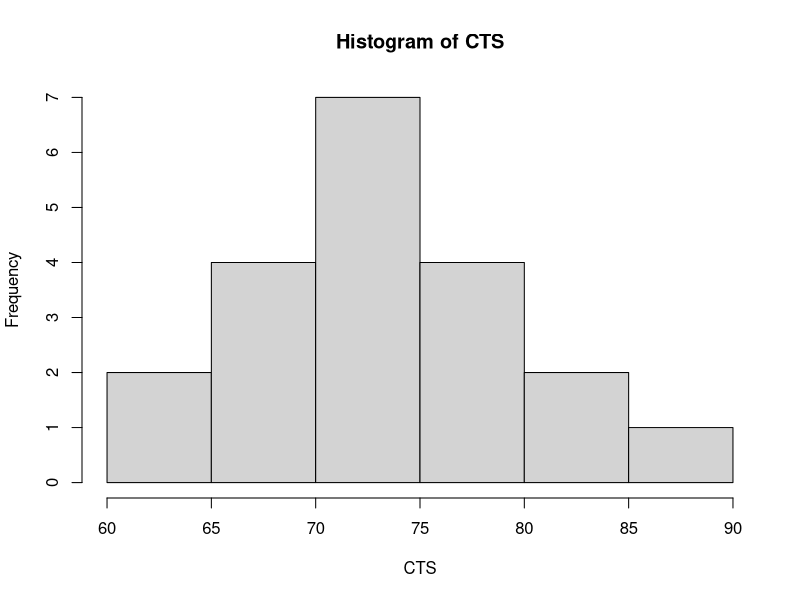
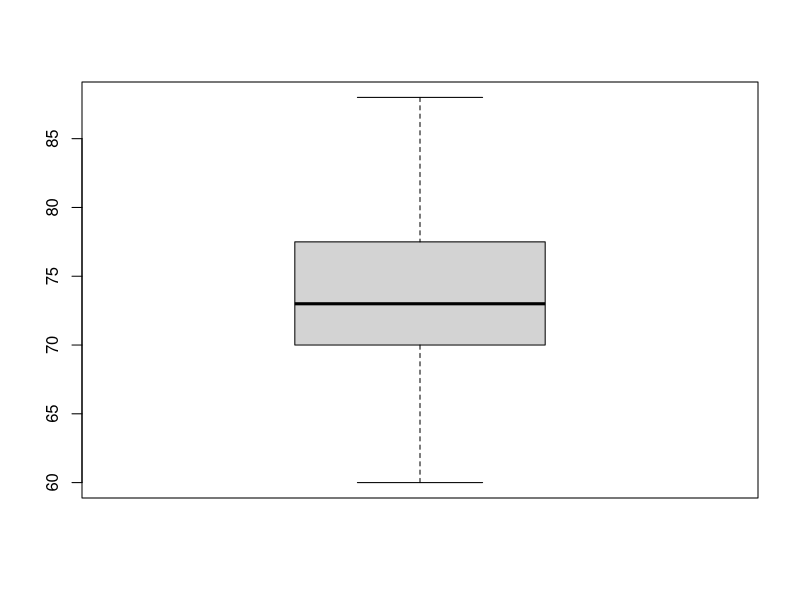
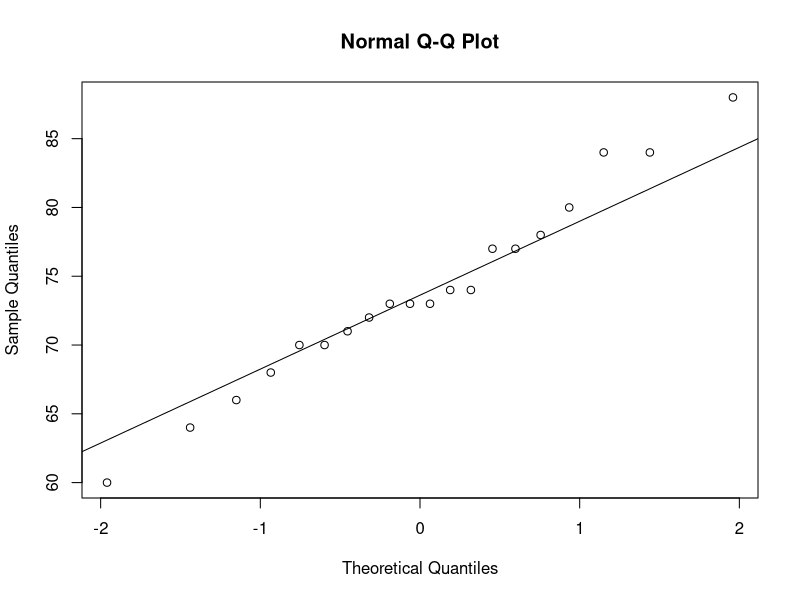
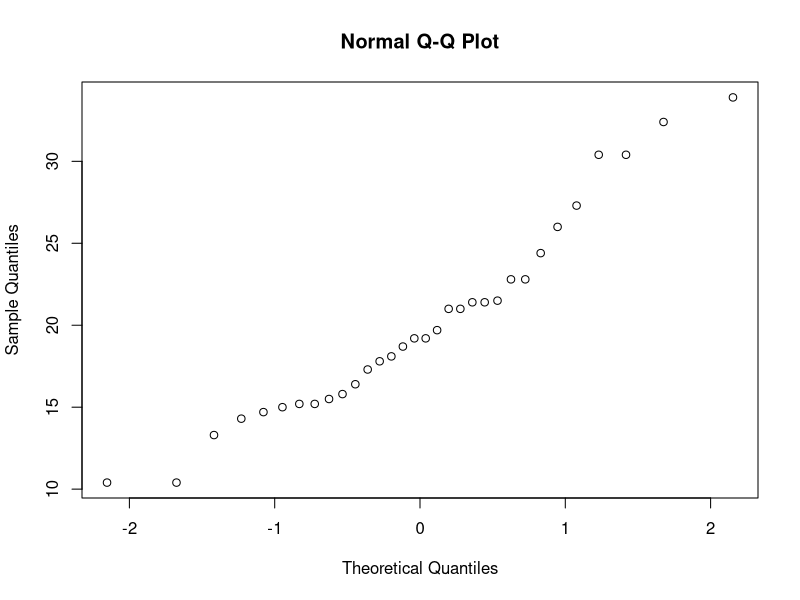
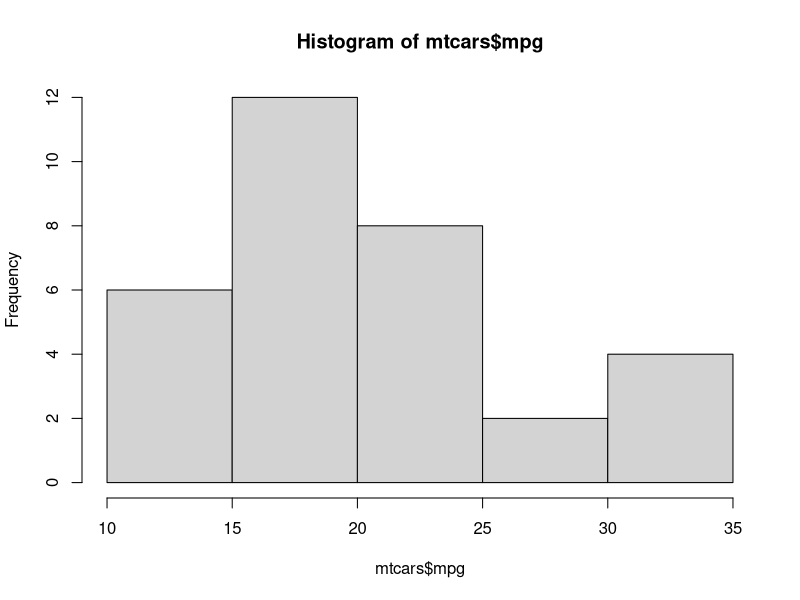
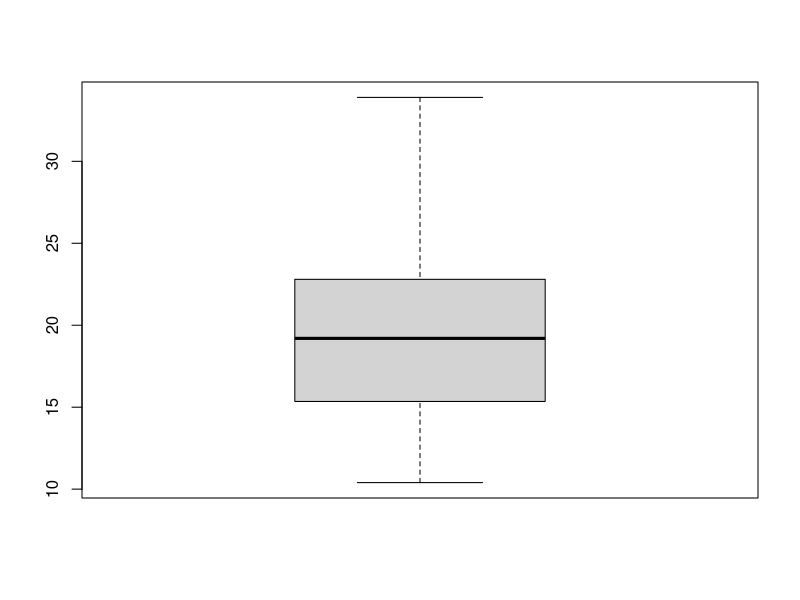

The R script that drew these images, in order:

CTS <- c(72, 77, 71, 68, 74, 70, 80, 60, 73, 66, 77, 84, 73, 73, 70, 84, 88, 74, 78, 64)
CTS
sd(CTS)
hist(CTS)
boxplot(CTS)
summary(CTS)
qqnorm(CTS)
qqline(CTS)
t.test(CTS, mu = 76, alternative = "two.sided", conf.level = .95)

library(tidyverse)
mtcars
qqnorm(mtcars$mpg)
hist(mtcars$mpg)
boxplot(mtcars$mpg)

t.test(mtcars$mpg, mu=23, alternative = "less", conf.level = .95)

prop.test(x = 624,  n = 1200, p = .5, 
          
          alternative = "two.sided", correct = FALSE)

prop.test(x = 352, n = 676, p = .5, alternative = "greater", conf.level = .95, correct = FALSE)

prop.test(x = 171, n = 200, p = .85, alternative = "greater", conf.level = .95, correct = FALSE)

prop.test (x = 75, n= 200, p = .3,  alternative ="greater", conf.level = .95, correct = FALSE)

prop.test (x = 352, n= 676, p = .5,  alternative ="greater", conf.level = .95, correct = FALSE)




q()
y

